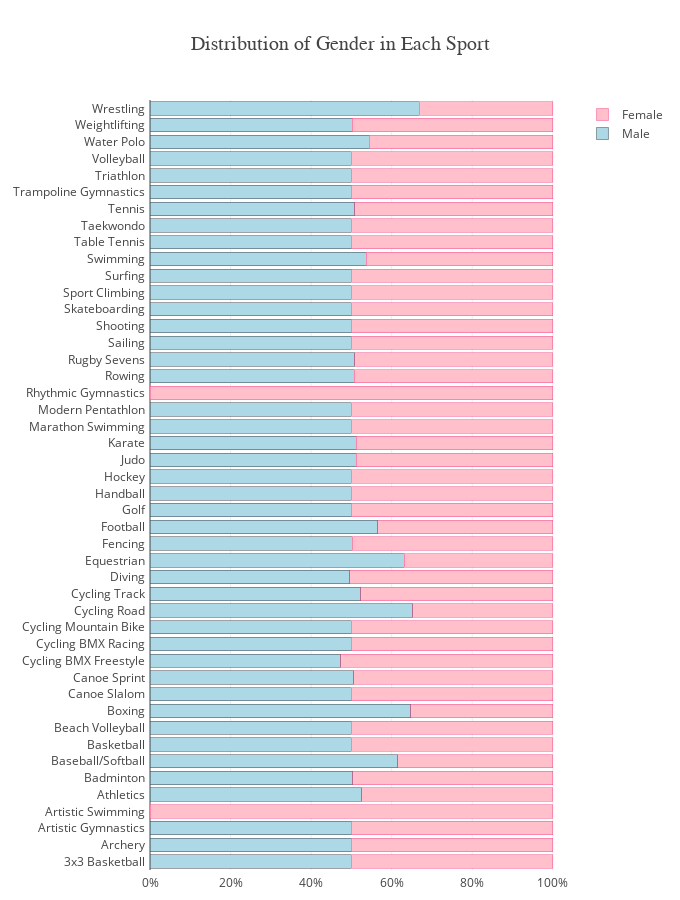

The notebook cell saved with this chart:
### Code cell
# Create the base of the graph
fig = go.Figure()

# Add male ratio
fig.add_trace(go.Bar(
                    y = gender.Discipline,
                    x = gender.male_ratio,
                    orientation = 'h',
                    name = 'Male',
                    marker = dict (
                            color='lightblue',
                            line=dict(color='rgba(58, 71, 80, 1.0)')
                    )

))
# Add female ratio
fig.add_trace(go.Bar(
                y = gender.Discipline,
                x = gender.female_ratio,
                orientation ='h',
                name = 'Female',
                marker = dict(
                    color = 'pink',
                    line = dict (color = 'rgba(246, 78, 139, 1.0)')
                )
))


# Style the title of the graph (not important)
template = dict(layout=go.Layout(title_font=dict(family="Rockwell", size=20)))

# Update the layout to add two bars as stacked bar
fig.update_layout(
                title = 'Distribution of Gender in Each Sport',
                barmode='stack', 
                template = template,
                autosize=False,
                width=680,
                height=900,
                margin=dict(
                  l=150,
                  r=100,
                   b=30,
                   t=100,
                   pad=4
                          )
)

# Convert the value to percentage when hover
fig.layout.xaxis.tickformat = ',.0%'
fig.show()

### Figure 1 — Plotly figure (JSON) as saved in the notebook; plotly's stock layout.template omitted (floating-point values rounded to 4 significant figures)
{"data": [{"marker": {"color": "lightblue", "line": {"color": "rgba(58, 71, 80, 1.0)"}}, "name": "Male", "orientation": "h", "type": "bar", "x": [0.5, 0.5, 0.5, 0, 0.5252, 0.5029, 0.6154, 0.5, 0.5, 0.6471, 0.5, 0.506, 0.4737, 0.5, 0.5, 0.6517, 0.5238, 0.4965, 0.6313, 0.5023, 0.5658, 0.5, 0.5, 0.5, 0.5115, 0.5122, 0.5, 0.5, 0, 0.5077, 0.5084, 0.5, 0.5, 0.5, 0.5, 0.5, 0.5366, 0.5, 0.5, 0.5079, 0.5, 0.5, 0.5, 0.5448, 0.5025, 0.6678], "y": ["3x3 Basketball", "Archery", "Artistic Gymnastics", "Artistic Swimming", "Athletics", "Badminton", "Baseball/Softball", "Basketball", "Beach Volleyball", "Boxing", "Canoe Slalom", "Canoe Sprint", "Cycling BMX Freestyle", "Cycling BMX Racing", "Cycling Mountain Bike", "Cycling Road", "Cycling Track", "Diving", "Equestrian", "Fencing", "Football", "Golf", "Handball", "Hockey", "Judo", "Karate", "Marathon Swimming", "Modern Pentathlon", "Rhythmic Gymnastics", "Rowing", "Rugby Sevens", "Sailing", "Shooting", "Skateboarding", "Sport Climbing", "Surfing", "Swimming", "Table Tennis", "Taekwondo", "Tennis", "Trampoline Gymnastics", "Triathlon", "Volleyball", "Water Polo", "Weightlifting", "Wrestling"]}, {"marker": {"color": "pink", "line": {"color": "rgba(246, 78, 139, 1.0)"}}, "name": "Female", "orientation": "h", "type": "bar", "x": [0.5, 0.5, 0.5, 1, 0.4748, 0.4971, 0.3846, 0.5, 0.5, 0.3529, 0.5, 0.494, 0.5263, 0.5, 0.5, 0.3483, 0.4762, 0.5035, 0.3687, 0.4977, 0.4342, 0.5, 0.5, 0.5, 0.4885, 0.4878, 0.5, 0.5, 1, 0.4923, 0.4916, 0.5, 0.5, 0.5, 0.5, 0.5, 0.4634, 0.5, 0.5, 0.4921, 0.5, 0.5, 0.5, 0.4552, 0.4975, 0.3322], "y": ["3x3 Basketball", "Archery", "Artistic Gymnastics", "Artistic Swimming", "Athletics", "Badminton", "Baseball/Softball", "Basketball", "Beach Volleyball", "Boxing", "Canoe Slalom", "Canoe Sprint", "Cycling BMX Freestyle", "Cycling BMX Racing", "Cycling Mountain Bike", "Cycling Road", "Cycling Track", "Diving", "Equestrian", "Fencing", "Football", "Golf", "Handball", "Hockey", "Judo", "Karate", "Marathon Swimming", "Modern Pentathlon", "Rhythmic Gymnastics", "Rowing", "Rugby Sevens", "Sailing", "Shooting", "Skateboarding", "Sport Climbing", "Surfing", "Swimming", "Table Tennis", "Taekwondo", "Tennis", "Trampoline Gymnastics", "Triathlon", "Volleyball", "Water Polo", "Weightlifting", "Wrestling"]}], "layout": {"autosize": false, "barmode": "stack", "height": 900, "margin": {"b": 30, "l": 150, "pad": 4, "r": 100, "t": 100}, "title": {"text": "Distribution of Gender in Each Sport"}, "width": 680, "xaxis": {"tickformat": ",.0%"}}}
